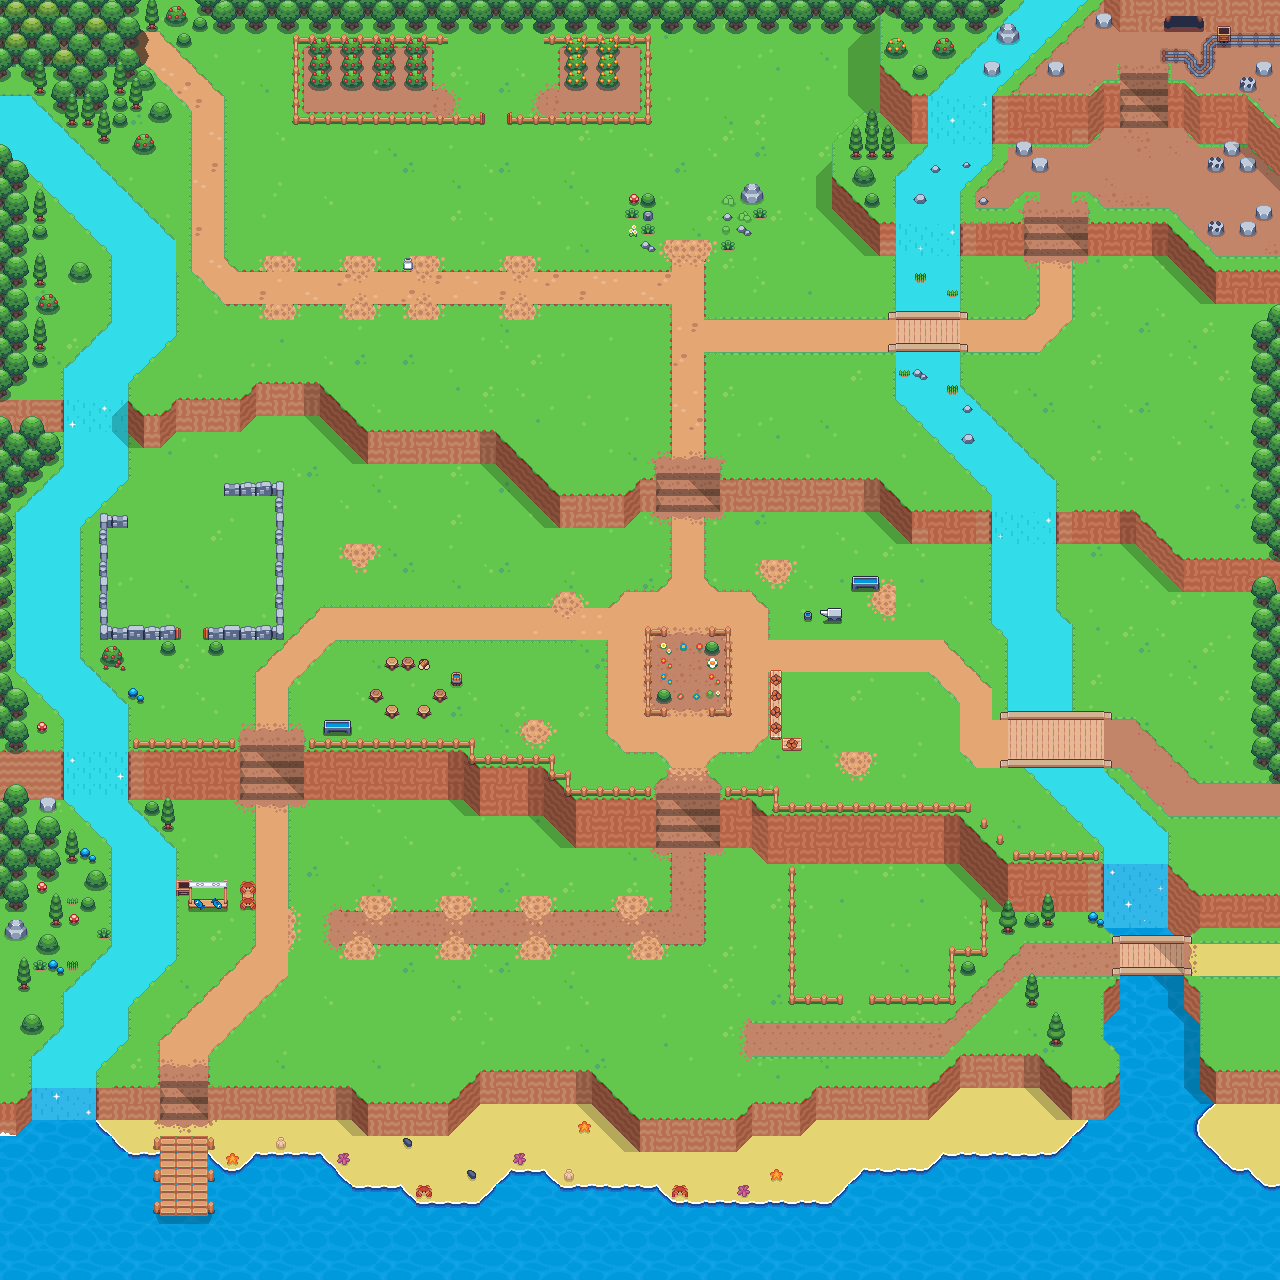

The image is a tile-based game level rendered from a .tmx file. Its description and source (layers, tilesets, objects; grid data summarised) follow:
An orthogonal 80x80 tile map with 16x16 px tiles, 18 tile layers (water, ground, path, path_above, ...), 1 hidden layer not drawn and 646 objects.

<map version="1.8" tiledversion="1.8.4" orientation="orthogonal" renderorder="right-down" width="80" height="80" tilewidth="16" tileheight="16" infinite="0" nextlayerid="31" nextobjectid="1089">
 <tileset firstgid="1" source="spr_tileset_sunnysideworld_16px.tsx" />
 <layer id="21" name="water" width="80" height="80">
  <properties>
   <property name="type" value="below" />
  </properties>
  <data>[6400 cells, 6322 non-empty, 30 distinct tile ids]</data>
 </layer>
 <layer id="24" name="water_above" width="80" height="80" visible="0">
  <properties>
   <property name="type" value="below" />
  </properties>
  <data>[6400 cells, 96 non-empty, 5 distinct tile ids]</data>
 </layer>
 <layer id="1" name="ground" width="80" height="80">
  <properties>
   <property name="type" value="below" />
  </properties>
  <data>[6400 cells, 5342 non-empty, 76 distinct tile ids]</data>
 </layer>
 <layer id="13" name="path" width="80" height="80">
  <properties>
   <property name="type" value="below" />
  </properties>
  <data>[6400 cells, 819 non-empty, 70 distinct tile ids]</data>
 </layer>
 <layer id="25" name="path_above" width="80" height="80">
  <properties>
   <property name="type" value="below" />
  </properties>
  <data>[6400 cells, 123 non-empty, 16 distinct tile ids]</data>
 </layer>
 <layer id="12" name="ground_above" width="80" height="80">
  <properties>
   <property name="type" value="below" />
  </properties>
  <data>[6400 cells, 338 non-empty, 57 distinct tile ids]</data>
 </layer>
 <layer id="19" name="bridge" width="80" height="80">
  <properties>
   <property name="type" value="below" />
  </properties>
  <data>[6400 cells, 34 non-empty, 1 distinct tile ids]</data>
 </layer>
 <layer id="20" name="bridge_above" width="80" height="80">
  <properties>
   <property name="type" value="below" />
  </properties>
  <data>[6400 cells, 40 non-empty, 5 distinct tile ids]</data>
 </layer>
 <layer id="15" name="scenery_below" width="80" height="80">
  <properties>
   <property name="type" value="below" />
  </properties>
  <data>[6400 cells, 175 non-empty, 52 distinct tile ids]</data>
 </layer>
 <layer id="29" name="shadow_behind" width="80" height="80" opacity="0.6">
  <properties>
   <property name="type" value="below" />
  </properties>
  <data>[6400 cells, 77 non-empty, 1 distinct tile ids]</data>
 </layer>
 <layer id="10" name="building_below" width="80" height="80">
  <properties>
   <property name="type" value="below" />
  </properties>
  <data>[6400 cells, 0 non-empty, 0 distinct tile ids]</data>
 </layer>
 <layer id="2" name="building_base" width="80" height="80">
  <properties>
   <property name="type" value="below" />
  </properties>
  <data>[6400 cells, 1 non-empty, 1 distinct tile ids]</data>
 </layer>
 <layer id="4" name="building_above" width="80" height="80">
  <properties>
   <property name="type" value="below" />
  </properties>
  <data>[6400 cells, 0 non-empty, 0 distinct tile ids]</data>
 </layer>
 <layer id="3" name="scenery_base" width="80" height="80">
  <properties>
   <property name="collision" value="collision" />
   <property name="type" value="below" />
  </properties>
  <data>[6400 cells, 399 non-empty, 120 distinct tile ids]</data>
 </layer>
 <layer id="14" name="scenery_layer1" width="80" height="80">
  <properties>
   <property name="type" value="below" />
  </properties>
  <data>[6400 cells, 292 non-empty, 76 distinct tile ids]</data>
 </layer>
 <layer id="27" name="scenery_layer2" width="80" height="80">
  <properties>
   <property name="type" value="below" />
  </properties>
  <data>[6400 cells, 93 non-empty, 29 distinct tile ids]</data>
 </layer>
 <layer id="28" name="scenery_level3" width="80" height="80">
  <properties>
   <property name="type" value="below" />
  </properties>
  <data>[6400 cells, 24 non-empty, 8 distinct tile ids]</data>
 </layer>
 <layer id="26" name="shadow" width="80" height="80" opacity="0.4">
  <properties>
   <property name="type" value="above" />
  </properties>
  <data>[6400 cells, 245 non-empty, 7 distinct tile ids]</data>
 </layer>
 <layer id="23" name="always_draw_above" width="80" height="80">
  <properties>
   <property name="type" value="above" />
  </properties>
  <data>[6400 cells, 4 non-empty, 1 distinct tile ids]</data>
 </layer>
 <objectgroup id="16" name="collision">
  <!-- 646 objects omitted --></objectgroup>
</map>
<!-- 646 of 646 objects omitted -->